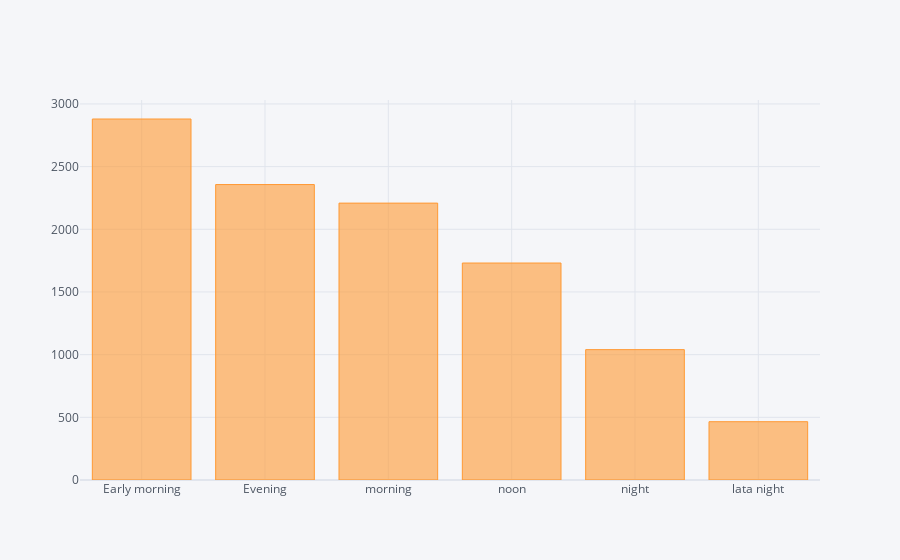

Write notebook code for a chart like this one.
### Code cell
data['Dep_Time_hour'].apply(flight_Dep_time).value_counts().iplot(kind='bar')

### Figure 1 — Plotly figure (JSON) as saved in the notebook; plotly's stock layout.template omitted (floating-point values rounded to 4 significant figures)
{"data": [{"marker": {"color": "rgba(255, 153, 51, 0.6)", "line": {"color": "rgba(255, 153, 51, 1.0)", "width": 1}}, "name": "Dep_Time_hour", "orientation": "v", "text": "", "x": ["Early morning", "Evening", "morning", "noon", "night", "lata night"], "y": [2880, 2357, 2209, 1731, 1040, 465], "type": "bar"}], "layout": {"legend": {"bgcolor": "#F5F6F9", "font": {"color": "#4D5663"}}, "paper_bgcolor": "#F5F6F9", "plot_bgcolor": "#F5F6F9", "title": {"font": {"color": "#4D5663"}}, "xaxis": {"gridcolor": "#E1E5ED", "showgrid": true, "tickfont": {"color": "#4D5663"}, "title": {"font": {"color": "#4D5663"}, "text": ""}, "zerolinecolor": "#E1E5ED"}, "yaxis": {"gridcolor": "#E1E5ED", "showgrid": true, "tickfont": {"color": "#4D5663"}, "title": {"font": {"color": "#4D5663"}, "text": ""}, "zerolinecolor": "#E1E5ED"}}}
